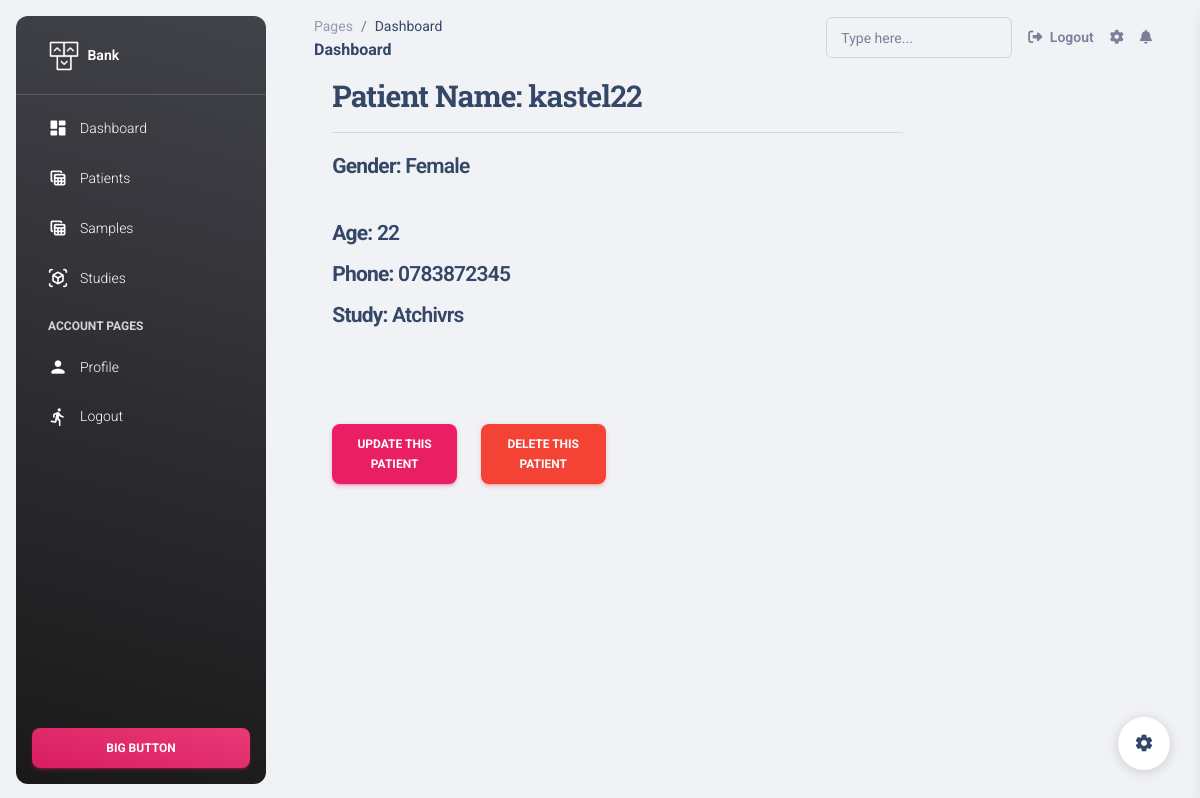
Page /4/detail/ on the committed database.
### apps/home/models.py (models this page shows, shortened)
class Patient(models.Model):
    sex = [("Male","Male"),("Female","Female"),("n/a","n/a")]
    id = models.AutoField(primary_key=True)
    name = models.CharField(max_length=200)
    dob = models.CharField(max_length=200)
    gender = models.CharField(choices=sex,max_length=10)
    phone = models.CharField(max_length=20, default="0783872345")
    age = models.CharField(max_length=20, default="1")
    study = models.ForeignKey(Study, on_delete=models.CASCADE, default=1)

class Study(models.Model):
    statuses = [("On going","On going"),("Ended","Ended"),("n/a","n/a")]
    id = models.AutoField(primary_key=True)
    name = models.CharField(max_length=200)
    narrative_name= models.CharField(max_length=500, default="sadf asd fadfg arsg dvadhf dgjhbn")
    status = models.CharField(choices=statuses,max_length=200, default="On going")
    def __str__(self) -> str:
        return self.name

### apps/home/views.py (the view)
# urls.py: re_path(r'^(?P<patientid>\d+)/detail/$',views.patientDetails, name='patientDetails'),
def patientDetails(request,patientid):
    patient = get_object_or_404(Patient, id=patientid)
    context={'patient':patient}
    context['PatientTabActive'] = True
    return render(request, 'patients/view_patient.html', context)

### apps/context_processors.py (called while the page is built)
def cfg_assets_root(request):
    return { 'ASSETS_ROOT' : settings.ASSETS_ROOT }

### apps/templates/patients/view_patient.html (shortened to what this page needs)
{% extends "layouts/base.html" %}
{% load humanize %}
{% block content %}
    <div style="margin-left: 5%;" class="row">
        <div class="col-md-offset-2 col-md-8">
            {% if patient %}
                <h3><b>Patient Name: </b>{{patient.name}}</h3><hr>
                <div class="row">
                    <div class="col-md-6">
                    <h4><small><b>Gender: </b> {{patient.gender|capfirst}}</h4><br>
                    <h4><small><b>Age: </b> {{patient.age}}</h4>
                        <h4><small><b>Phone: </b> {{patient.phone}}</h4>
                            <h4><small><b>Study: </b> {{patient.study}}</h4>
                    </div>
                </div>
        <div style="margin-top: 15%;" class="row">
                        <div class="col-md-3">
                                        <a href="{% url 'edit_patient' patient.id %}" class="btn btn-primary pull-right">Update This Patient </a>
                                    </div>
                                    <div class="col-md-3">
                                        <a href="{% url 'remove_patient' patient.id %}" class="btn btn-danger pull-right">Delete This Patient</a>
                                    </div>
            </div>
            {% else %}
                <h3>Not available</h3>
            {% endif %}
        </div>
    </div>
{% endblock %}

### rows in the picture
Patient: name "kastel22", gender "Female", age "22", phone "0783872345", study "Atchivrs"
